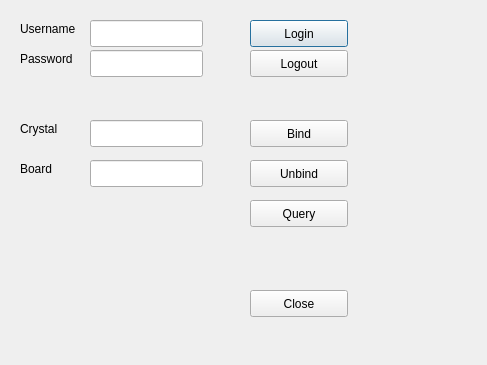
<?xml version="1.0" encoding="UTF-8"?>
<ui version="4.0">
 <class>MainForm</class>
 <widget class="QDialog" name="MainForm">
  <property name="geometry">
   <rect>
    <x>0</x>
    <y>0</y>
    <width>487</width>
    <height>365</height>
   </rect>
  </property>
  <property name="windowTitle">
   <string>探测器模块组装记录</string>
  </property>
  <widget class="QLineEdit" name="userLine">
   <property name="geometry">
    <rect>
     <x>90</x>
     <y>20</y>
     <width>113</width>
     <height>27</height>
    </rect>
   </property>
  </widget>
  <widget class="QLabel" name="label_2">
   <property name="geometry">
    <rect>
     <x>20</x>
     <y>50</y>
     <width>66</width>
     <height>17</height>
    </rect>
   </property>
   <property name="text">
    <string>Password</string>
   </property>
  </widget>
  <widget class="QLineEdit" name="passLine">
   <property name="geometry">
    <rect>
     <x>90</x>
     <y>50</y>
     <width>113</width>
     <height>27</height>
    </rect>
   </property>
   <property name="echoMode">
    <enum>QLineEdit::Password</enum>
   </property>
  </widget>
  <widget class="QPushButton" name="loginButton">
   <property name="geometry">
    <rect>
     <x>250</x>
     <y>20</y>
     <width>98</width>
     <height>27</height>
    </rect>
   </property>
   <property name="text">
    <string>Login</string>
   </property>
  </widget>
  <widget class="QPushButton" name="logoutButton">
   <property name="geometry">
    <rect>
     <x>250</x>
     <y>50</y>
     <width>98</width>
     <height>27</height>
    </rect>
   </property>
   <property name="text">
    <string>Logout</string>
   </property>
  </widget>
  <widget class="QLineEdit" name="crystalLine">
   <property name="geometry">
    <rect>
     <x>90</x>
     <y>120</y>
     <width>113</width>
     <height>27</height>
    </rect>
   </property>
  </widget>
  <widget class="QLabel" name="label_4">
   <property name="geometry">
    <rect>
     <x>20</x>
     <y>160</y>
     <width>66</width>
     <height>17</height>
    </rect>
   </property>
   <property name="text">
    <string>Board</string>
   </property>
  </widget>
  <widget class="QLineEdit" name="boardLine">
   <property name="geometry">
    <rect>
     <x>90</x>
     <y>160</y>
     <width>113</width>
     <height>27</height>
    </rect>
   </property>
  </widget>
  <widget class="QLabel" name="label_1">
   <property name="geometry">
    <rect>
     <x>20</x>
     <y>20</y>
     <width>66</width>
     <height>17</height>
    </rect>
   </property>
   <property name="text">
    <string>Username</string>
   </property>
  </widget>
  <widget class="QLabel" name="label_3">
   <property name="geometry">
    <rect>
     <x>20</x>
     <y>120</y>
     <width>66</width>
     <height>17</height>
    </rect>
   </property>
   <property name="text">
    <string>Crystal</string>
   </property>
  </widget>
  <widget class="QPushButton" name="bindButton">
   <property name="geometry">
    <rect>
     <x>250</x>
     <y>120</y>
     <width>98</width>
     <height>27</height>
    </rect>
   </property>
   <property name="text">
    <string>Bind</string>
   </property>
  </widget>
  <widget class="QPushButton" name="unbindButton">
   <property name="geometry">
    <rect>
     <x>250</x>
     <y>160</y>
     <width>98</width>
     <height>27</height>
    </rect>
   </property>
   <property name="text">
    <string>Unbind</string>
   </property>
  </widget>
  <widget class="QPushButton" name="queryButton">
   <property name="geometry">
    <rect>
     <x>250</x>
     <y>200</y>
     <width>98</width>
     <height>27</height>
    </rect>
   </property>
   <property name="text">
    <string>Query</string>
   </property>
  </widget>
  <widget class="QPushButton" name="closeButton">
   <property name="geometry">
    <rect>
     <x>250</x>
     <y>290</y>
     <width>98</width>
     <height>27</height>
    </rect>
   </property>
   <property name="text">
    <string>Close</string>
   </property>
  </widget>
 </widget>
 <resources/>
 <connections>
  <connection>
   <sender>closeButton</sender>
   <signal>clicked()</signal>
   <receiver>MainForm</receiver>
   <slot>reject()</slot>
   <hints>
    <hint type="sourcelabel">
     <x>298</x>
     <y>303</y>
    </hint>
    <hint type="destinationlabel">
     <x>243</x>
     <y>182</y>
    </hint>
   </hints>
  </connection>
 </connections>
</ui>
